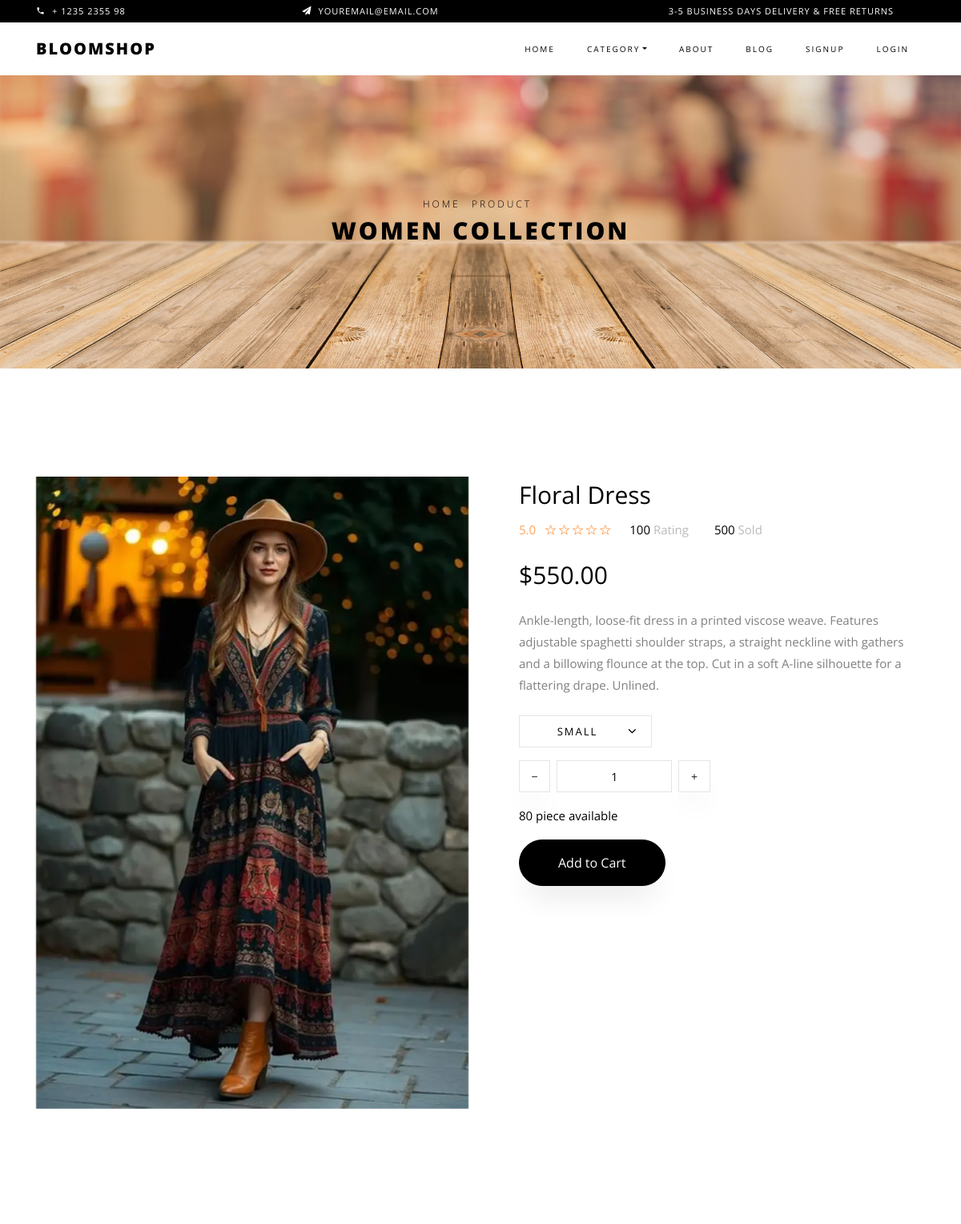
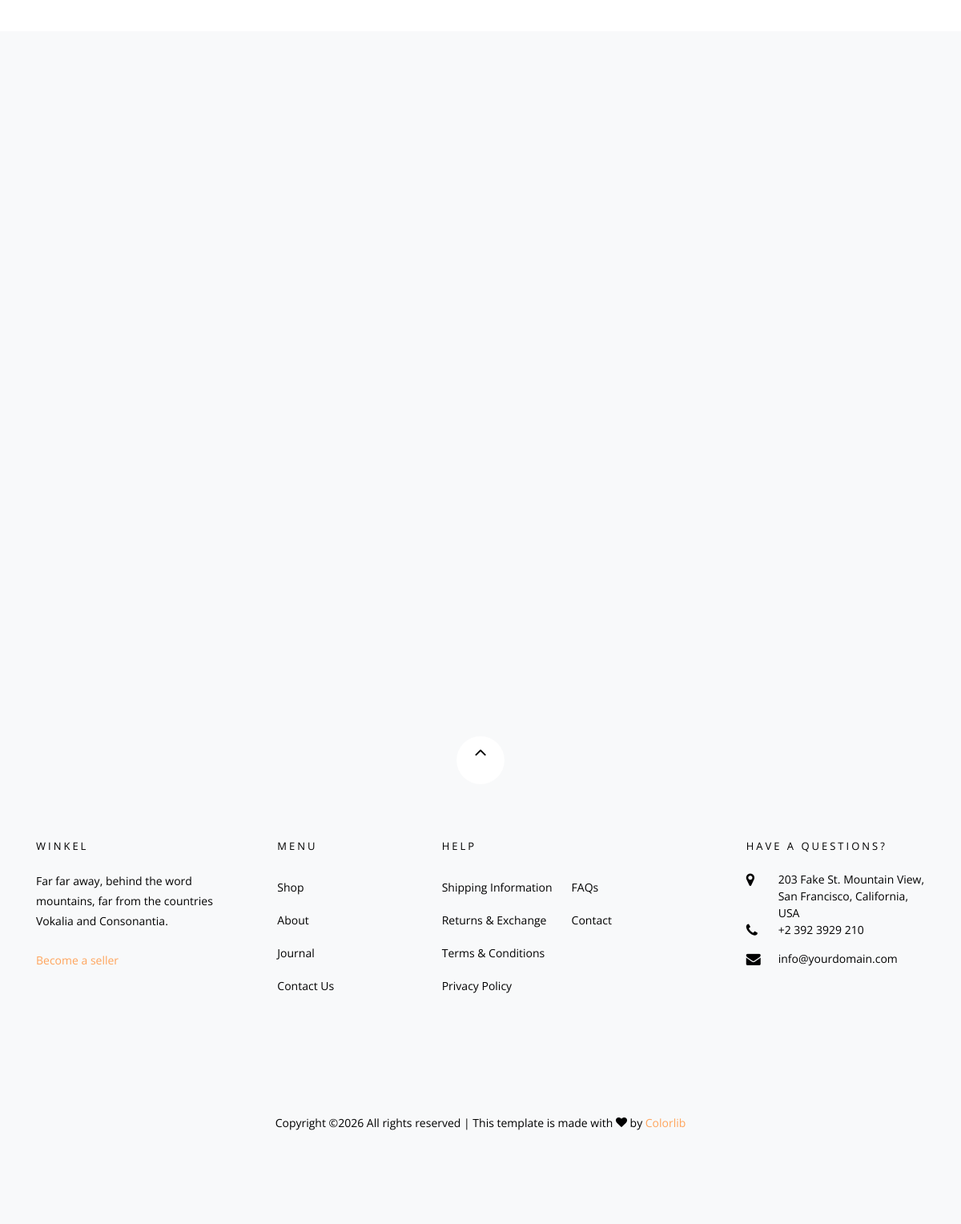
Screenshot of /product_single/1/ with the database file from the repository (2 pictures, top to bottom).
### myapp/models.py (models this page shows, shortened)
class Product(models.Model):
    name = models.CharField(max_length=200)
    price = models.DecimalField(max_digits=10, decimal_places=2)
    description = models.TextField(blank = True)
    image = models.ImageField(upload_to='products/')
    size = models.CharField(max_length=50, blank = True)
    color = models.CharField(max_length=50, blank = True)
    category = models.ForeignKey(
        Category,
        on_delete=models.SET_NULL,
        null = True,
        blank = True
        )
    seller = models.ForeignKey(
        SellerProfile,
        on_delete=models.CASCADE,
        null = True,
        blank = True
        )
    stock = models.BooleanField(null=True, default=True)

class Category(models.Model):
    name = models.CharField(max_length=100)
    parent = models.ForeignKey(
        'self',
        on_delete=models.CASCADE,
        null=True,
        blank=True,
        related_name='subcategories')

### myapp/views.py (the view)
# urls.py: path('product_single/<int:id>/', views.product_single, name='product_single'),
def product_single(request, id):
    product = Product.objects.get(id=id)
    related_products = Product.objects.filter(category= product.category).exclude(id=product.id)
    return render(request, 'product_single.html', {'product': product, 'related_products': related_products})

### myapp/context_processors.py (called while the page is built, shortened)
def categories(request):
    categories = Category.objects.filter(parent= None)
    return {'categories': categories}

def profile(request):
    return {'profile': None}

### templates/product_single.html (shortened to what this page needs)
<!DOCTYPE html>
{% extends 'header.html' %}
{% load static %}
{% block content %}
<html lang="en">
    <div class="hero-wrap hero-bread" style="background-image: url('{% static 'images/bg_6.jpg' %}');">
      <div class="container">
        <div class="row no-gutters slider-text align-items-center justify-content-center">
          <div class="col-md-9 ftco-animate text-center">
          	<p class="breadcrumbs"><span class="mr-2"><a href="{% url 'home' %}">Home</a></span> <span class="mr-2"><a href="{% url 'shop' %}">Product</a></span> </p>
            <h1 class="mb-0 bread">{{product.category.name}} Collection</h1>
          </div>
        </div>
      </div>
    </div>
    <section class="ftco-section">
    	<div class="container">
    		<div class="row">
    			<div class="col-lg-6 mb-5 ftco-animate">
    				<a href="{% static 'images/menu-2.jpg' %}" class="image-popup">
						<img src="{{product.image.url}}" class="img-fluid" alt="{{product.name}}">
					</a>
    			</div>
    			<div class="col-lg-6 product-details pl-md-5 ftco-animate">
    				<h3>{{product.name}}</h3>
    				<div class="rating d-flex">
							<p class="text-left mr-4">
								<a href="#" class="mr-2">5.0</a>
								<a href="#"><span class="ion-ios-star-outline"></span></a>
								<a href="#"><span class="ion-ios-star-outline"></span></a>
								<a href="#"><span class="ion-ios-star-outline"></span></a>
								<a href="#"><span class="ion-ios-star-outline"></span></a>
								<a href="#"><span class="ion-ios-star-outline"></span></a>
							</p>
							<p class="text-left mr-4">
								<a href="#" class="mr-2" style="color: #000;">100 <span style="color: #bbb;">Rating</span></a>
							</p>
							<p class="text-left">
								<a href="#" class="mr-2" style="color: #000;">500 <span style="color: #bbb;">Sold</span></a>
							</p>
						</div>
    				<p class="price"><span>${{product.price}}</span></p>
    				<p>{{product.description}}</p>
						<div class="row mt-4">
							<div class="col-md-6">
								<div class="form-group d-flex">
		              <div class="select-wrap">
	                  <div class="icon"><span class="ion-ios-arrow-down"></span></div>
	                  <select name="" id="" class="form-control">
	                  	<option value="">Small</option>
	                  </select>
	                </div>
		            </div>
							</div>
							<div class="input-group col-md-6 d-flex mb-3">
	             	<span class="input-group-btn mr-2">
	                	<button type="button" class="quantity-left-minus btn"  data-type="minus" data-field="">
	                   <i class="ion-ios-remove"></i>
	                	</button>
	            		</span>
	             	<input type="text" id="quantity" name="quantity" class="form-control input-number" value="1" min="1" max="100">
	             	<span class="input-group-btn ml-2">
	                	<button type="button" class="quantity-right-plus btn" data-type="plus" data-field="">
	                     <i class="ion-ios-add"></i>
	                 </button>
	             	</span>
	          	</div>
	          	<div class="col-md-12">
	          		<p style="color: #000;">80 piece available</p>
	          	</div>
          	</div>
          	<p><a href="{% url 'cart' %}" class="btn btn-black py-3 px-5">Add to Cart</a></p>
    			</div>
    		</div>
    	</div>
    </section>
    <section class="ftco-section bg-light">
    	<div class="container">
				<div class="row justify-content-center mb-3 pb-3">
        </div>
    	</div>
    	<div class="container">
    		<div class="row">
    		</div>
    	</div>
    </section>
 {% endblock %}

### rows the page displays
Product: category.name "WOMEN", image (picture), name "Floral Dress", price "550.00", description "Ankle-length, loose-fit dress in a printed viscose weave. Features adjustable spaghetti shoulder straps, a straight neckline with gathers and a billowing flounce at the top. Cut in a soft A-line silhouette for a flattering drape. Unlined."
